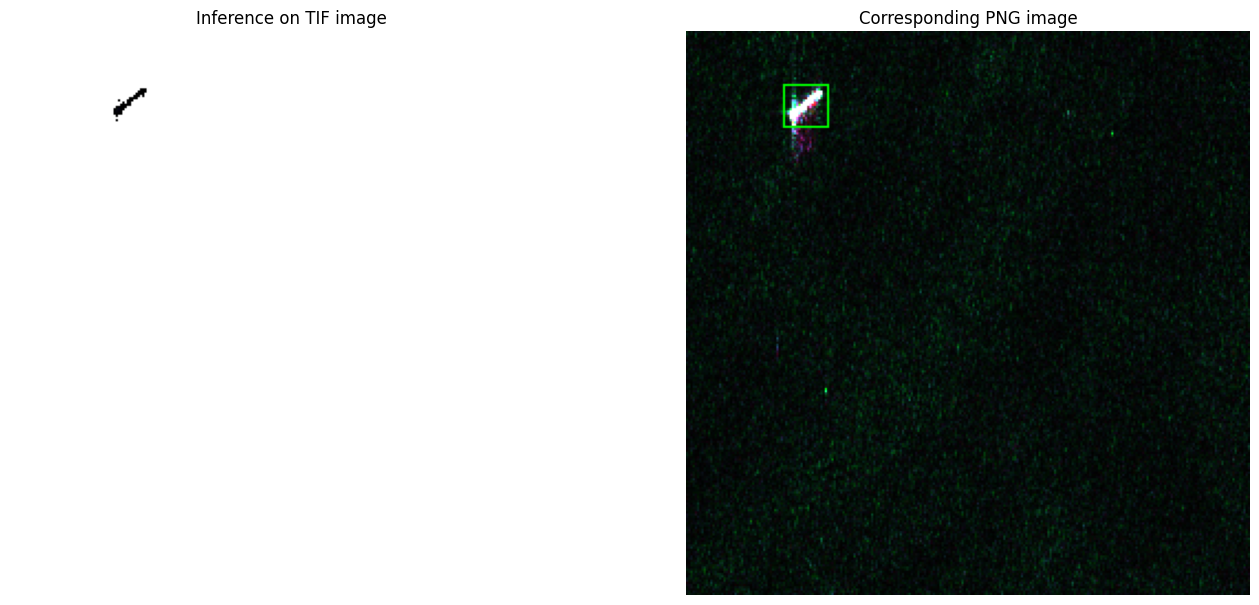
#> input picture workspace/inference_results/000005_comparison.png, 1259 x 605 px; its folder holds only this picture in this run
$ python Verify_Hard_Negatives.py
#> lines starting #> are read from the running program, lines starting #| are printed output that depends on the picture
import cv2
import os
import xml.etree.ElementTree as ET
from pathlib import Path
import tifffile
from matplotlib import pyplot as plt

# Define the directories where your images and XML files are stored
inference_results_dir = 'inference_results'
hard_negatives_folder = 'hard_negatives'

def resize_with_aspect_ratio(image, target_height, inter=cv2.INTER_AREA):
    # Calculate the aspect ratio and determine new dimensions
    (h, w) = image.shape[:2]
    ratio = target_height / float(h)
    dim = (int(w * ratio), target_height)
    # Resize the image
    resized = cv2.resize(image, dim, interpolation=inter)
    return resized

# Loop through the inference images and display them alongside the hard negatives
for inference_image_name in os.listdir(inference_results_dir):
    if inference_image_name.endswith('_comparison.png'):
        # Read the inference image
        inference_image_path = os.path.join(inference_results_dir, inference_image_name)
        inference_image = cv2.cvtColor(cv2.imread(inference_image_path), cv2.COLOR_BGR2RGB)

        mid_point = inference_image.shape[1] // 2
#> mid_point = 629
        left_inference_image = inference_image[:, :mid_point]
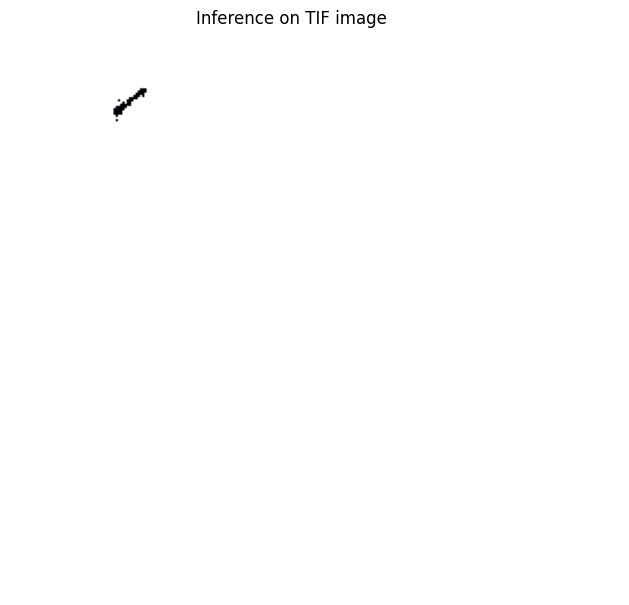
#> left_inference_image: shape (605, 629, 3); mean R, G, B 254.4, 254.4, 254.4
        right_inference_image = inference_image[:, mid_point:]
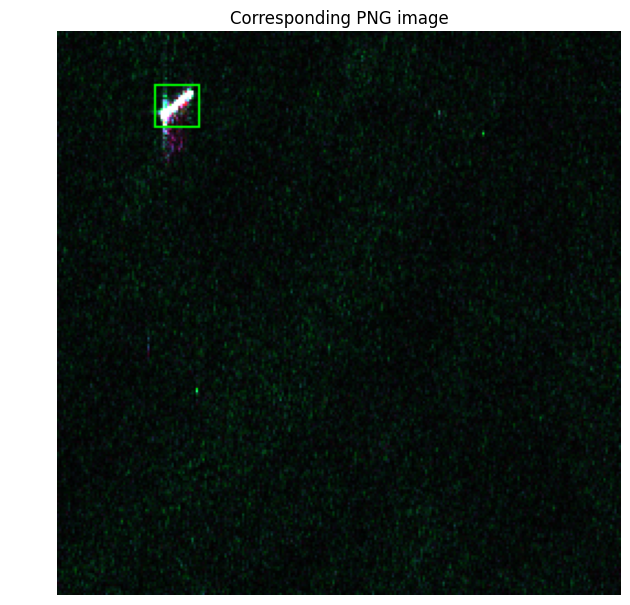
#> right_inference_image: shape (605, 630, 3); mean R, G, B 45.6, 54.1, 50

        # Find the corresponding XML file in hard_negatives_folder
        xml_filename = inference_image_name.replace('_comparison.png', '.xml')
        xml_file_path = os.path.join(hard_negatives_folder, xml_filename)

        if not os.path.exists(xml_file_path):
            print(f"XML file {xml_filename} does not exist. Skipping.")
            continue

        # Parse the XML file
        tree = ET.parse(xml_file_path)
        root = tree.getroot()

        # Construct the image filename from the XML filename
        hard_negative_image_name = xml_filename.replace('.xml', '.tif')
        hard_negative_image_path = os.path.join(hard_negatives_folder, hard_negative_image_name)

        # Read the hard negative image
        hard_negative_image = tifffile.imread(hard_negative_image_path)
        hard_negative_image = cv2.cvtColor(hard_negative_image, cv2.COLOR_BGR2RGB) if hard_negative_image.ndim == 3 else hard_negative_image

        # Determine the target height based on the hard negative image
        target_height = hard_negative_image.shape[0]

        # Resize the inference images to the target height
        resized_left_inference_image = resize_with_aspect_ratio(left_inference_image, target_height)
        resized_right_inference_image = resize_with_aspect_ratio(right_inference_image, target_height)


        # Draw the bounding boxes from the XML on the hard negative image
        for object_element in root.findall('object'):
            bndbox = object_element.find('bndbox')
            xmin = int(bndbox.find('xmin').text)
            ymin = int(bndbox.find('ymin').text)
            xmax = int(bndbox.find('xmax').text)
            ymax = int(bndbox.find('ymax').text)

            # Draw a rectangle on the hard negative image
            cv2.rectangle(hard_negative_image, (xmin, ymin), (xmax, ymax), (0, 255, 0), 2)

        # Plot both images side by side
        plt.figure(figsize=(12,8))  # Adjust the figure size as needed

         # Display left inference image
        plt.subplot(1, 3, 1)
        plt.imshow(resized_left_inference_image)
        plt.title('Inference Result')
        plt.axis('off')

        # Display right inference image
        plt.subplot(1, 3, 2)
        plt.imshow(resized_right_inference_image)
        plt.title('Ground truth Result')
        plt.axis('off')

        # Display hard negative image
        plt.subplot(1, 3, 3)
        plt.imshow(hard_negative_image)
        plt.title('Hard Negative with FP Boxes')
        plt.axis('off')

        plt.tight_layout()
        plt.show()
        plt.close()

$ run again, on workspace/inference_results/000069_comparison.png
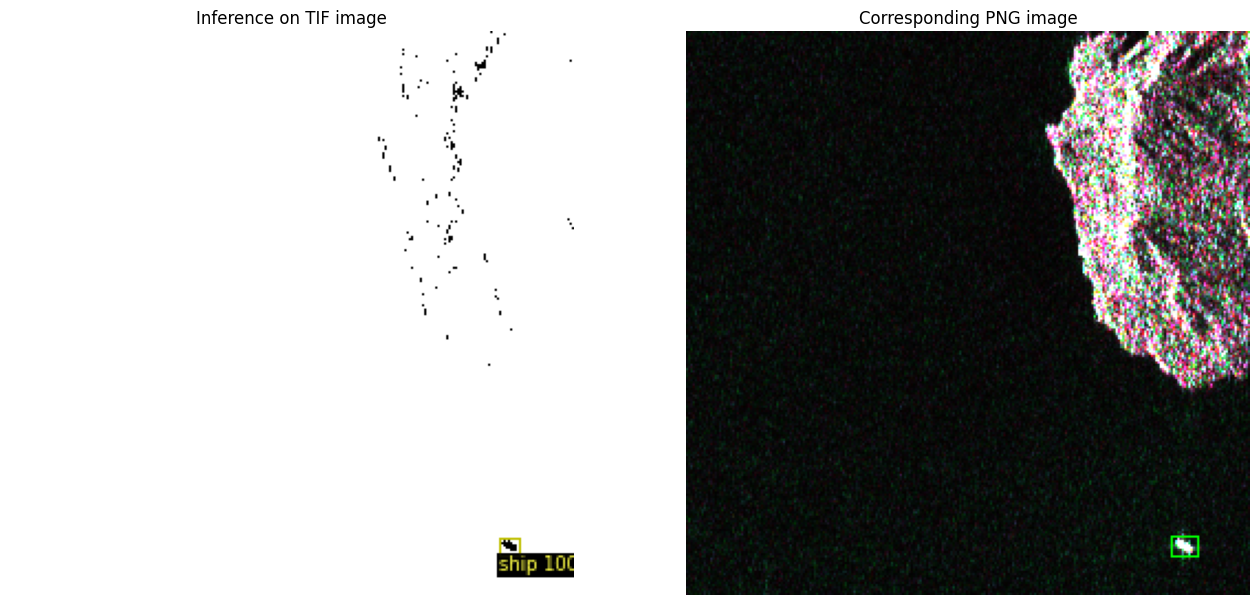
#> input picture workspace/inference_results/000069_comparison.png, 1259 x 605 px
#> `left_inference_image = inference_image[:, :mid_point]`:
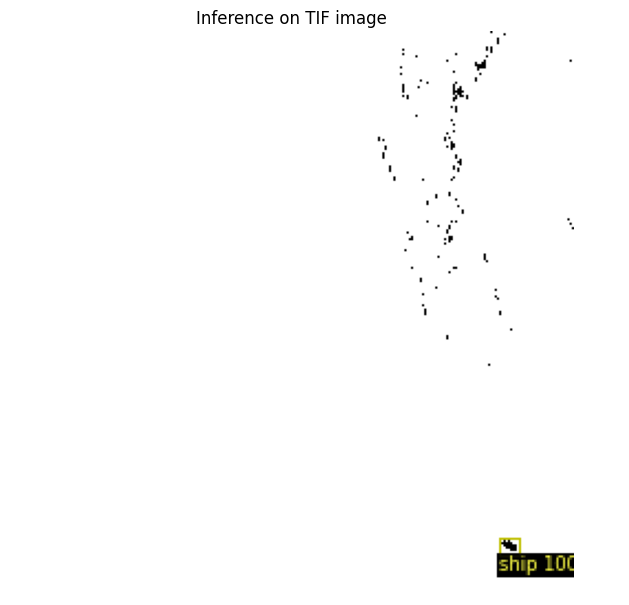
#> left_inference_image: shape (605, 629, 3); mean R, G, B 252.9, 252.9, 252.7
#> `right_inference_image = inference_image[:, mid_point:]`:
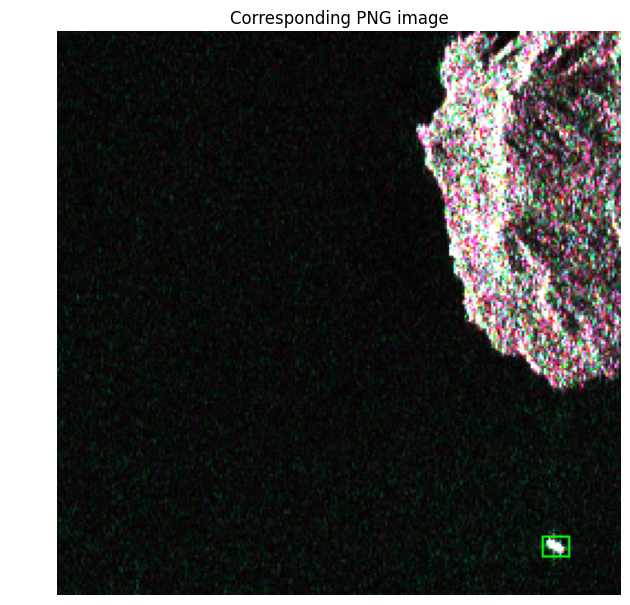
#> right_inference_image: shape (605, 630, 3); mean R, G, B 69, 69.1, 67.5

$ run again, on workspace/inference_results/000080_comparison.png
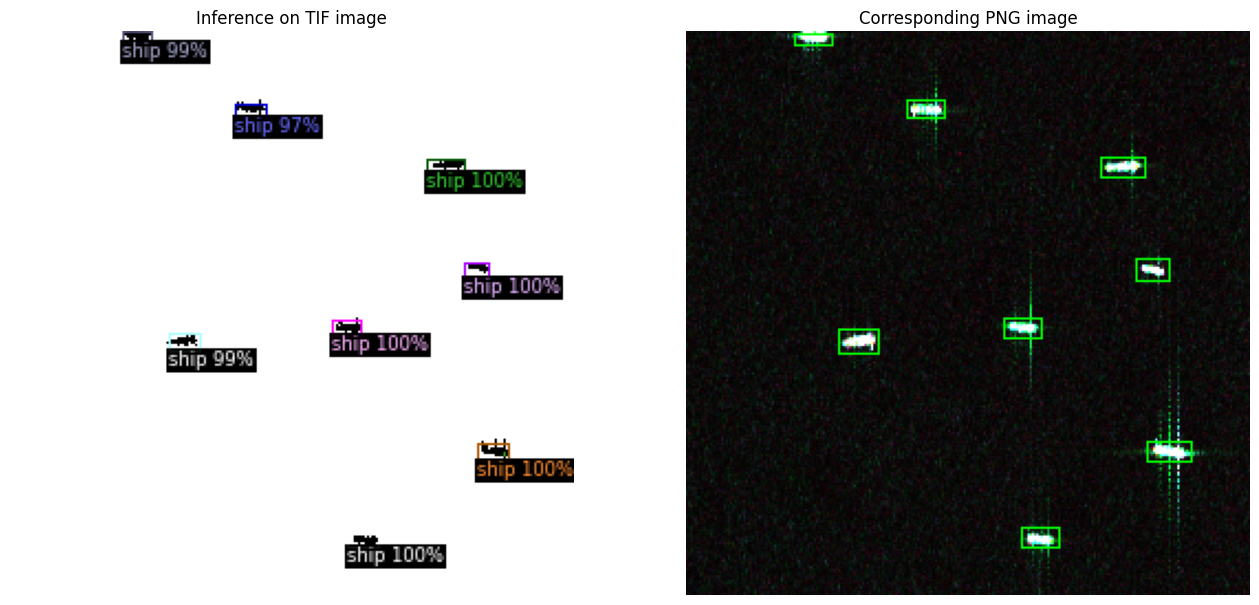
#> input picture workspace/inference_results/000080_comparison.png, 1259 x 605 px
#> `left_inference_image = inference_image[:, :mid_point]`:
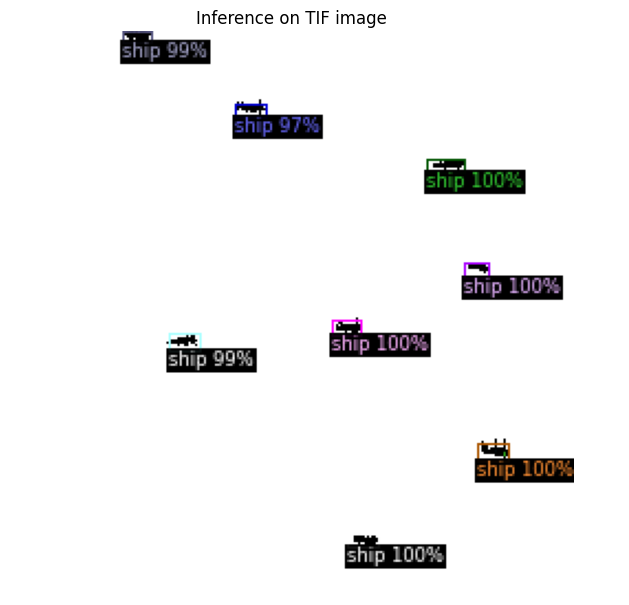
#> left_inference_image: shape (605, 629, 3); mean R, G, B 242.5, 242.3, 242.5
#> `right_inference_image = inference_image[:, mid_point:]`:
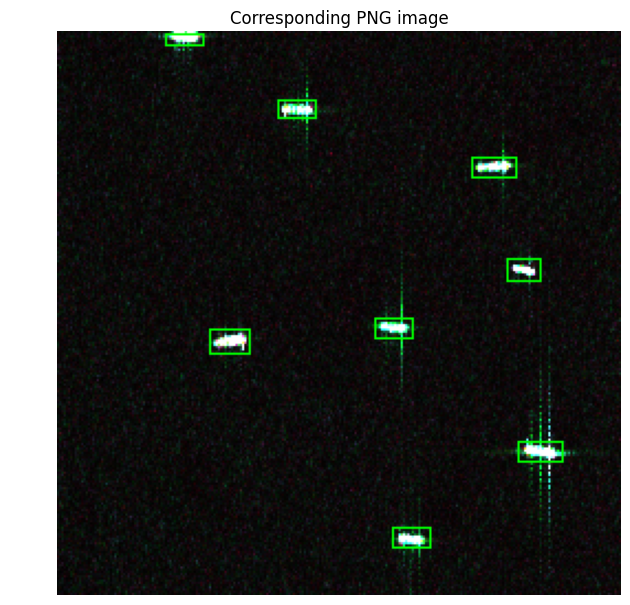
#> right_inference_image: shape (605, 630, 3); mean R, G, B 53, 54.2, 51.8

$ run again, on workspace/inference_results/000081_comparison.png
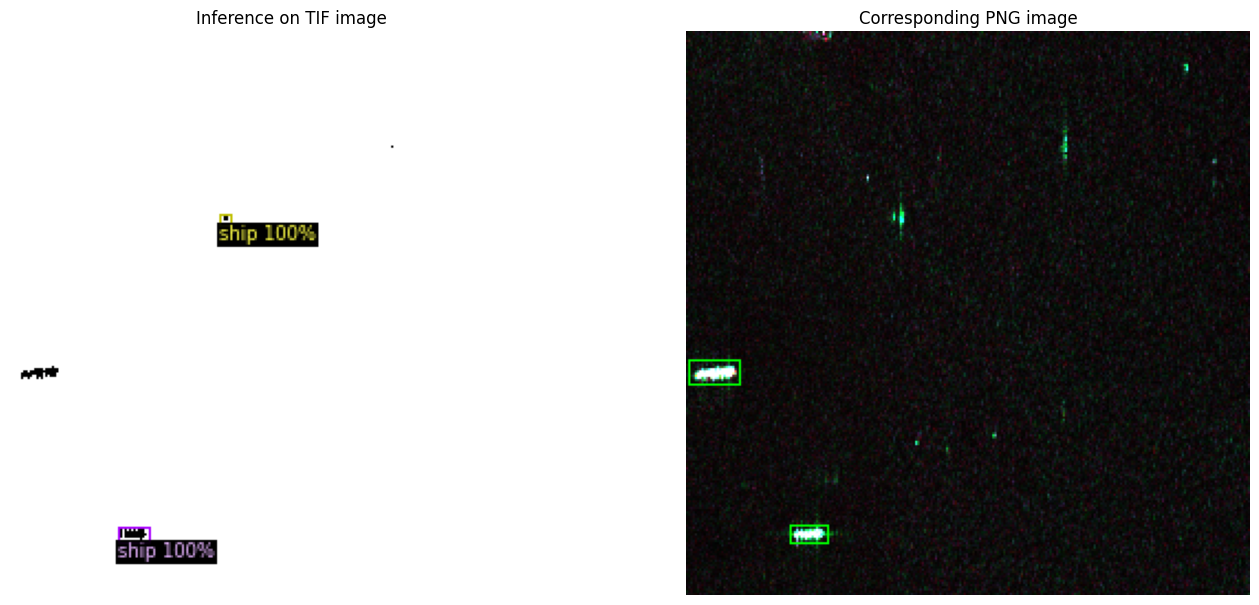
#> input picture workspace/inference_results/000081_comparison.png, 1259 x 605 px
#> `left_inference_image = inference_image[:, :mid_point]`:
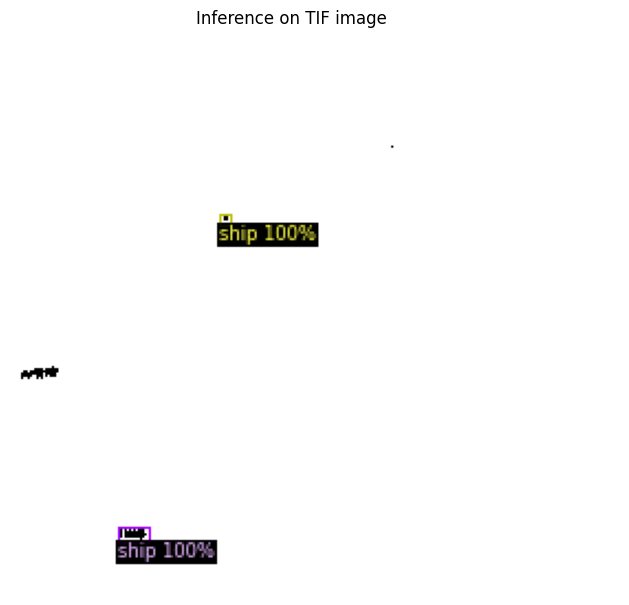
#> left_inference_image: shape (605, 629, 3); mean R, G, B 251.5, 251.3, 251.3
#> `right_inference_image = inference_image[:, mid_point:]`:
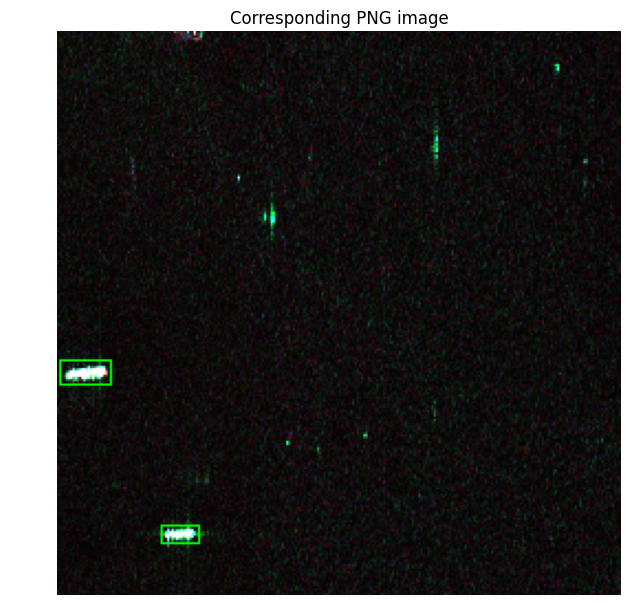
#> right_inference_image: shape (605, 630, 3); mean R, G, B 54.1, 53.2, 52.5

$ run again, on workspace/inference_results/000048_comparison.png
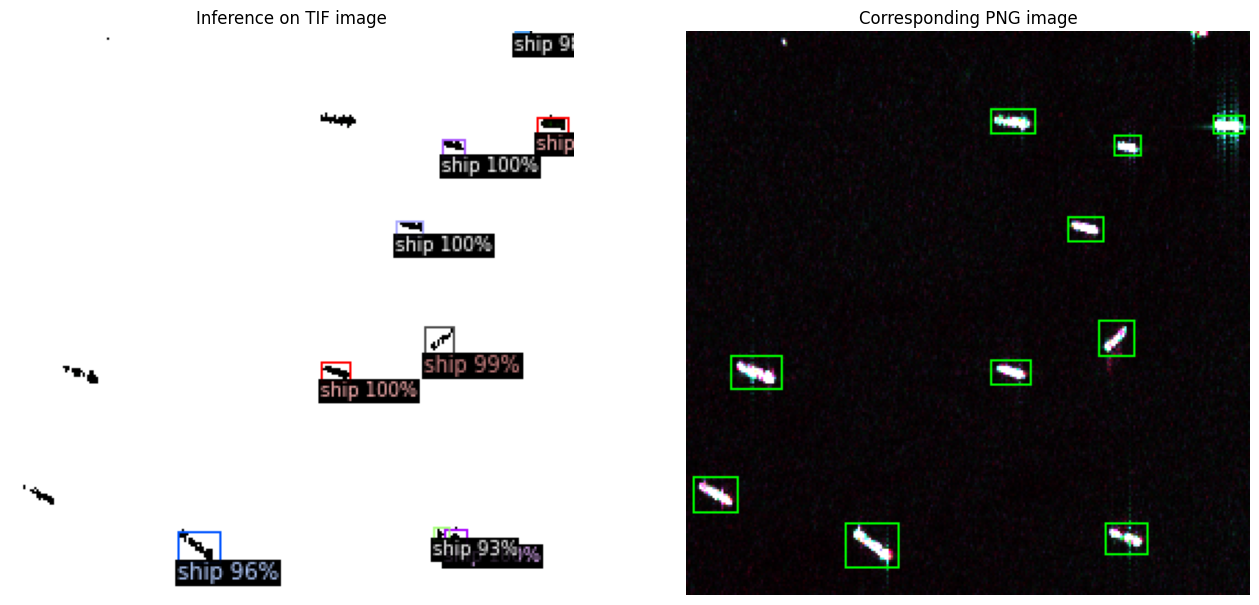
#> input picture workspace/inference_results/000048_comparison.png, 1259 x 605 px
#> `left_inference_image = inference_image[:, :mid_point]`:
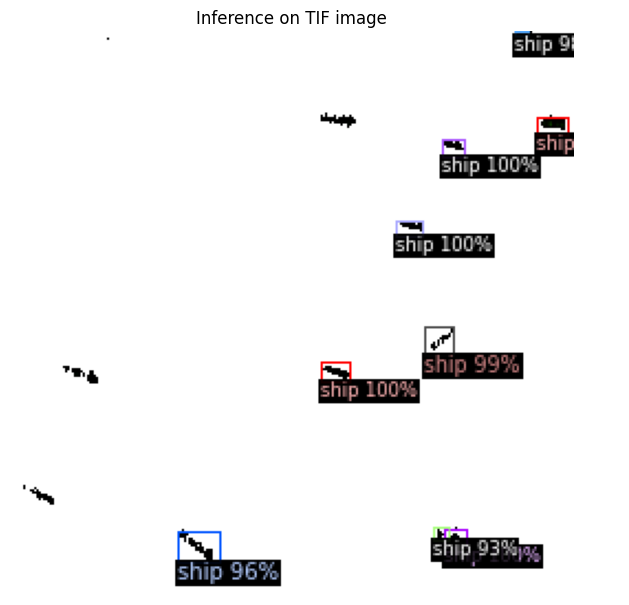
#> left_inference_image: shape (605, 629, 3); mean R, G, B 242.7, 242.3, 242.7
#> `right_inference_image = inference_image[:, mid_point:]`:
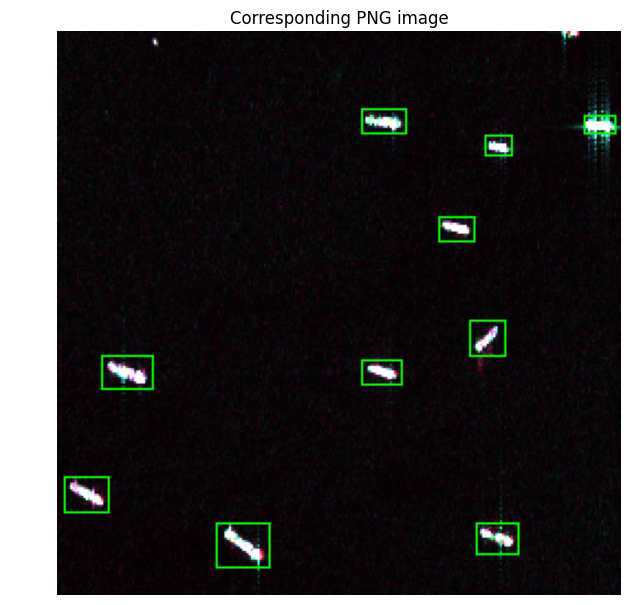
#> right_inference_image: shape (605, 630, 3); mean R, G, B 50.9, 49.6, 49.8
